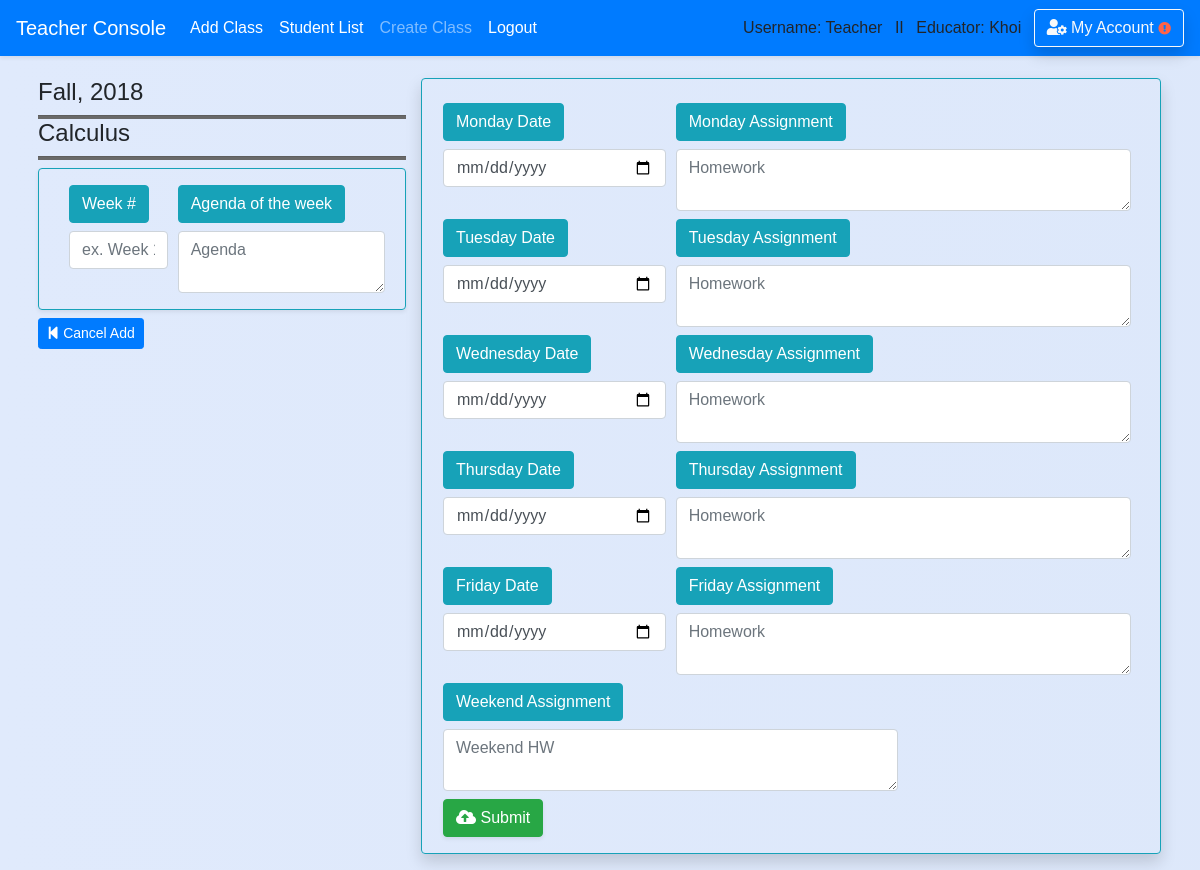
The page /teacher/lesson_plan/add/5/ (signed in) on the database its author committed.
### school_app/models.py (models this page shows)
class Course(models.Model):
    course_number = models.CharField(max_length=20,default='12345678')
    abbreviated_title = models.CharField(max_length=150,default='')
    course_title = models.CharField(max_length=250,default='') #,unique=True)
    maximum_credit = models.CharField(max_length=10,default='')
    semester = models.CharField(max_length=50,default='')
    year = models.CharField(max_length=4,default='')
    teacher_name = models.CharField(max_length=50,default='')
    description = models.CharField(max_length=450,default='')
    is_archive = models.BooleanField(default=False)
    department = models.ForeignKey('Department',blank=True, null=True, on_delete = models.SET_NULL, related_name='belong_in_department')
    teacher = models.ForeignKey('Teacher',blank=True, null=True, on_delete = models.SET_NULL, related_name='course_by_teacher')
    create_date = models.DateField(auto_now_add=True , blank=True,null=True,)

### school_app/views_logged.py (the view, shortened to what this page needs)
# urls.py: path('teacher/lesson_plan/add/',views_logged.add_lesson_plan, name='save_lesson_plan'),#save newly created lesson_plan
def add_lesson_plan(request,course_id=None):
    if is_login(request) == False:
        return redirect('/login')
    if is_login(request) == True:
        if request.user.profile.is_teacher == False:
            messages.warning(request, "You don't have Instructor's Privilege!")
            return redirect('/')
        course = Course.objects.filter(id=course_id).first()
        return render(request,'teacher/lesson_plan/add_lesson_plan.html',
        {'course':course})

### school_app/views_functions.py (called while the page is built)
def is_login(request):
    if not request.user.is_authenticated:
        messages.warning(request, "Please Login or Create an Account.")
        return False
    return True

### school_app/templates/teacher/lesson_plan/add_lesson_plan.html (shortened to what this page needs)
{% extends 'base.html' %}
{% block content %}
<div class="container-fuild" style='padding-top:25px; padding-left:30px;padding-right:40px'>
  <div class="form-row" style=''>
        <div class="col-md-4">
          <div class="col-md-4 pr-4" style='height:auto ;overflow: hidden;position:fixed;padding-left:0px;'>
          <div class='mt-2 ml-2'>
            <h4>{{ course.semester }}, {{ course.year }}</h4>
            <hr class='hr-line'/>
            <h4>{{course.course_title}}</h4>
            <hr class='hr-line'/>
          </div>
          <div class='form border border-info rounded  shadow-sm mt-2 ml-2'>
<form action="/teacher/lesson_plan/add/" method="post" id='lesson_plan'> {% csrf_token %}      <div class="form-row mb-3" style=''>
          <div class="col-md-4 mt-3">
            <label class="btn btn-info " for='' >Week #</label>
            <input type="text" name='week_number' maxlength="2" placeholder='ex. Week 1' data-toggle="popover" title="" data-content="Digit only" data-placement="bottom" class="form-control"required>
          </div>
          <div class="col-md-8 mt-3">
            <label class="btn btn-info " for='' >Agenda of the week</label>
            <textarea class="form-control " name='agenda' id="" rows="2" cols='30' placeholder="Agenda"required></textarea>
          </div>
        </div>
      </div>
      <a class="btn btn-sm btn-primary mt-2 ml-2" href='{% url "teacher" %}'><i class="fas fa-step-backward"></i> Cancel Add</a>
        </div>
        </div>
<div class='col-md-8 mt-2 pl-3 pr-1'>
  <div class='form border border-info rounded pb-3 mb-3 shadow'>
      <div class="form-row mt-3 ml-3 mr-4" style=''>
          <div class="col-md-4 mt-2">
            <label class="btn btn-info " for='' >Monday Date</label>
            <input type="date" name='monday_date' class="form-control "required>
          </div>
          <div class="col-md-8 mt-2">
            <label class="btn btn-info" for='' >Monday Assignment</label>
            <textarea class="form-control" name='monday_assignment' id="" rows="2" cols='30' placeholder="Homework"required></textarea>
          </div>
          <div class="col-md-4 mt-2">
            <label class="btn btn-info" for='' >Tuesday Date</label>
            <input type="date" name='tuesday_date' class="form-control"required>
          </div>
          <div class="col-md-8 mt-2">
            <label class="btn btn-info" for='' >Tuesday Assignment</label>
            <textarea class="form-control" name='tuesday_assignment' id="" rows="2" cols='30' placeholder="Homework"required></textarea>
          </div>
          <div class="col-md-4 mt-2">
            <label class="btn btn-info" for='' >Wednesday Date</label>
            <input type="date" name='wednesday_date' class="form-control"required>
          </div>
          <div class="col-md-8 mt-2">
            <label class="btn btn-info" for='' >Wednesday Assignment</label>
            <textarea class="form-control" name='wednesday_assignment' id="" rows="2" cols='30' placeholder="Homework"required></textarea>
          </div>
          <div class="col-md-4 mt-2">
            <label class="btn btn-info" for='' >Thursday Date</label>
            <input type="date" name='thursday_date' class="form-control"required>
          </div>
          <div class="col-md-8 mt-2">
            <label class="btn btn-info" for='' >Thursday Assignment</label>
            <textarea class="form-control" name='thursday_assignment' id="" rows="2" cols='30' placeholder="Homework"required></textarea>
          </div>
          <div class="col-md-4 mt-2">
            <label class="btn btn-info" for='' >Friday Date</label>
            <input type="date" name='friday_date' class="form-control"required>
          </div>
          <div class="col-md-8 mt-2">
            <label class="btn btn-info" for='' >Friday Assignment</label>
            <textarea class="form-control" name='friday_assignment' id="" rows="2" cols='30' placeholder="Homework"required></textarea>
          </div>
          <div class="col-md-8 mt-2">
            <label class="btn btn-info" for='' >Weekend Assignment</label>
            <textarea class="form-control" name='weekend_assignment' id="" rows="2" cols='30' placeholder="Weekend HW"required></textarea>
          </div>
          <div class='col-md-12 mt-2'>
            <button class="btn btn-md btn-success text-center shadow-sm "><i class="fas fa-cloud-upload-alt"></i> Submit </button>
          </div></div>
    </div>
 </div>
 <br><br>
</div>
{% endblock %}

### school_app/templates/base.html (shortened to what this page needs)
<!doctype html>
<html>
    <head>
{% load static %}
        <link rel="stylesheet" type="text/css" href="{% static 'school_app/style.css' %}" />
        <link rel="stylesheet" href="https://stackpath.bootstrapcdn.com/bootstrap/4.1.0/css/bootstrap.min.css">
        <link rel="stylesheet" href="https://use.fontawesome.com/releases/v5.0.13/css/all.css">
    </head>
{% if request.user.profile.is_teacher %}
  <body class='body-teacher'>
{% else %}
  <body>
{% endif %}<header>
<nav class="navbar navbar-expand-lg navbar-dark bg-primary shadow-sm fixed-top">
    <a class="navbar-brand" href="/teacher">Teacher Console</a>
    <div class="navbar-collapse collapse show" id="navbarColor02" style="">
      <ul class="navbar-nav mr-auto">
        <li class="nav-item active">
          <a class="nav-link" href="/teacher/add_class">Add Class<span class="sr-only">(current)</span></a>
        </li>
        <li class="nav-item active">
          <a class="nav-link" href="/teacher/student_list">Student List<span class="sr-only">(current)</span></a>
        </li>
        <li class="nav-item">
          <a class="nav-link" href="/teacher/add_class">Create Class</a>
        </li>
        <li class="nav-item active">
          <a class="nav-link" href="{% url 'logout' %}">Logout</a>
        </li>
      </ul>
      {% if request.user.username %}
          Username: {{ request.user.username }} &ensp;II&ensp;
      {% endif %}
      {% if request.user.profile.is_teacher %}
          Educator: {{request.user.first_name}} &ensp;
      {% endif %}
      <a href='/account_management/' class='btn btn-outline-light shadow'>
         <i class="fas fa-user-cog"></i> My Account
      {% if user.profile.home_address == '' or user.profile.phone_number == '' or user.profile.emergency_contact == '' or user.email == '' or user.profile.birth_date == '' %}
        <i class="fas fa-exclamation-circle small" style='color:tomato'></i>
      {% endif %}
      </a>
    </div>
  </nav>
    </header>
    <div class='' style='padding-top:45px'>
    {% block content %}
    {% endblock %}
    </div>
</body>
</html>

### school_app/static/school_app/style.css (style rules this page uses)
.body-teacher { font-family:sans-serif; background: linear-gradient(to right, #e0eafc, #cfdef3); background-size: 600% 100%; }
.hr-line { height: 1px; background-color: dimgrey; padding: 1px; margin: 0px; }

### school_app/templates/base.html (style rules this page uses)
form,h1,ul { padding-left: 30px; padding-right:20px; }
textarea, input { background-color: rgb(243, 245, 247) }

### rows shown on the page
Course: semester "Fall", year "2018", course_title "Calculus"

### other values the page prints
{{ request.user.username }} "Teacher"
{{ request.user.first_name }} "Khoi"
